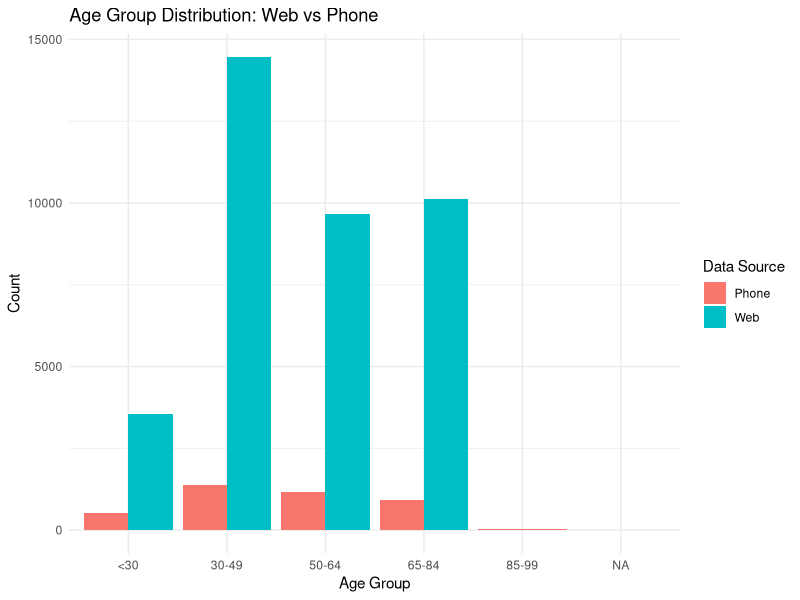

The R source for this figure:
## ---- chunk 1
# Loading packages

library(tidyverse)
library(ggplot2)
library (dplyr)
library(knitr)
## ---- chunk 2
# Fetching the data

phone_data <- read_csv("ces_phone.csv")
web_data <- read_csv("ces_web.csv")
## ---- chunk 3

phone_data <- 
  phone_data |>
  mutate(
    age_group = 
      case_when(
        age < 30 ~ "<30",
        age < 50 ~ "30-49",
        age < 65 ~ "50-64",
        age < 85 ~ "65-84",
        age < 100 ~ "85-99"
      ),
    age_group = factor(age_group, levels = c("<30", "30-49", "50-64", "65-84", "85-99"))
  )

web_data <- 
  web_data |>
  mutate(
    age_group = 
      case_when(
        cps19_yob < 30 ~ "<30",
        cps19_yob < 50 ~ "30-49",
        cps19_yob < 65 ~ "50-64",
        cps19_yob < 85 ~ "65-84",
        cps19_yob < 100 ~ "85-99"
      ),
    age_group = factor(age_group, levels = c("<30", "30-49", "50-64", "65-84", "85-99"))
  )

combined_data <- bind_rows(
  phone_data |> mutate(source = "Phone"),
  web_data |> mutate(source = "Web")
)

## ---- chunk 4
ggplot(combined_data, aes(x = age_group, fill = source)) +
  geom_bar(position = "dodge") +
  labs(
    title = "Age Group Distribution: Web vs Phone",
    x = "Age Group",
    y = "Count",
    fill = "Data Source"
  ) +
  theme_minimal()

## ---- chunk 5

# Here you can clean the outcome variable data. 

phone_data$voted_or_not <- ifelse(phone_data$q10 %in% c(1, 2, 5), 1, 0)

web_data <- web_data |>
  filter(!cps19_v_likely %in% c(5,6))

web_data$voted_or_not <- ifelse(web_data$cps19_v_likely %in% c(1, 2, 7), 1, 0)
 
phone_data_voted <- length(phone_data$voted_or_not[phone_data$voted_or_not == 1])/ length(phone_data$voted_or_not)

web_data_voted <- length(web_data$voted_or_not[web_data$voted_or_not == 1])/ length(web_data$voted_or_not)
## ---- chunk 6

# Confidence interval for phone data

s_e_1 <- sqrt((phone_data_voted* (1-phone_data_voted))/length(phone_data$voted_or_not))

p_1 <- 0.975

df_1 <- length(phone_data$voted_or_not) -1

c_v_1 <- qnorm(p_1)

m_e_1 <- c_v_1 * s_e_1

# Upper Limit and lower limit

upper_limit_1 <- p_1 + m_e_1

lower_limit_1 <- p_1 - m_e_1

# Confidence interval for web data

s_e_2 <- sqrt((web_data_voted* (1-web_data_voted))/length(web_data$voted_or_not))

p_2 <- 0.975

df_2 <- length(web_data$voted_or_not) -1

c_v_2 <- qnorm(p_2)

m_e_2 <- c_v_2 * s_e_2

# Upper Limit and lower limit

upper_limit_2 <- p_2 + m_e_2

lower_limit_2 <- p_2 - m_e_2

# Creating a data frame

survey_type <- c("Phone Survey", "Web Survey")
proportions <- c(phone_data_voted, web_data_voted)
lower_bound <- c(lower_limit_1, lower_limit_2)
upperbound <- c(upper_limit_1, upper_limit_2)


c_i <- paste("(", format(lower_bound, nsmall = 3), ", ", format(upperbound, nsmall = 3), ")", sep = "")

table <- data.frame(
  "Outcome Variable" = survey_type,
  "Proportions" = proportions,
  "table95% CI of Outcome Variable" = c_i
)

print(table)

